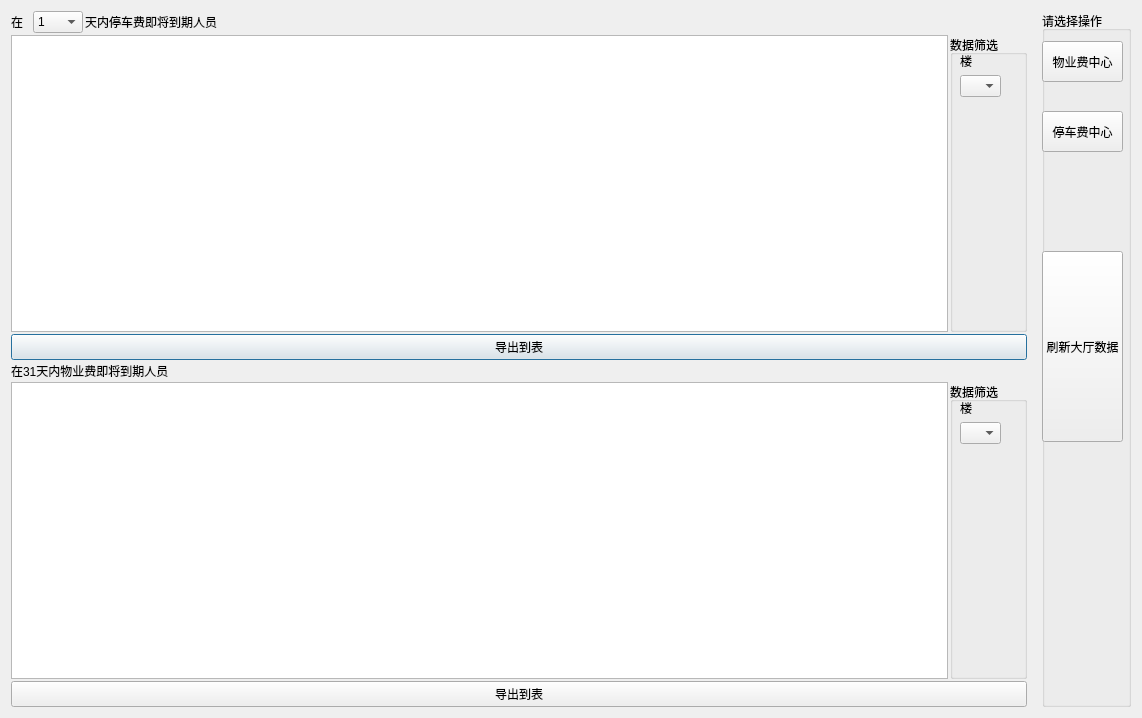
<?xml version="1.0" encoding="UTF-8"?>
<ui version="4.0">
 <class>hall</class>
 <widget class="QDialog" name="hall">
  <property name="geometry">
   <rect>
    <x>0</x>
    <y>0</y>
    <width>1142</width>
    <height>718</height>
   </rect>
  </property>
  <property name="windowTitle">
   <string>Dialog</string>
  </property>
  <layout class="QGridLayout" name="gridLayout">
   <item row="0" column="0">
    <layout class="QHBoxLayout" name="horizontalLayout">
     <item>
      <layout class="QHBoxLayout" name="horizontalLayout_2">
       <property name="spacing">
        <number>10</number>
       </property>
       <item>
        <layout class="QVBoxLayout" name="verticalLayout">
         <property name="spacing">
          <number>0</number>
         </property>
         <item>
          <layout class="QVBoxLayout" name="verticalLayout_2">
           <property name="spacing">
            <number>2</number>
           </property>
           <property name="rightMargin">
            <number>5</number>
           </property>
           <item>
            <layout class="QHBoxLayout" name="horizontalLayout_4">
             <item>
              <widget class="QLabel" name="label">
               <property name="maximumSize">
                <size>
                 <width>20</width>
                 <height>16777215</height>
                </size>
               </property>
               <property name="text">
                <string>在</string>
               </property>
              </widget>
             </item>
             <item>
              <widget class="QComboBox" name="comboBox_5">
               <property name="maximumSize">
                <size>
                 <width>50</width>
                 <height>16777215</height>
                </size>
               </property>
               <item>
                <property name="text">
                 <string>1</string>
                </property>
               </item>
               <item>
                <property name="text">
                 <string>2</string>
                </property>
               </item>
               <item>
                <property name="text">
                 <string>3</string>
                </property>
               </item>
               <item>
                <property name="text">
                 <string>4</string>
                </property>
               </item>
               <item>
                <property name="text">
                 <string>5</string>
                </property>
               </item>
               <item>
                <property name="text">
                 <string>6</string>
                </property>
               </item>
               <item>
                <property name="text">
                 <string>7</string>
                </property>
               </item>
              </widget>
             </item>
             <item>
              <widget class="QLabel" name="label_7">
               <property name="text">
                <string>天内停车费即将到期人员</string>
               </property>
              </widget>
             </item>
            </layout>
           </item>
           <item>
            <layout class="QHBoxLayout" name="horizontalLayout_5">
             <item>
              <widget class="QTableView" name="tableView">
               <property name="frameShape">
                <enum>QFrame::StyledPanel</enum>
               </property>
               <property name="frameShadow">
                <enum>QFrame::Sunken</enum>
               </property>
               <property name="lineWidth">
                <number>1</number>
               </property>
               <property name="gridStyle">
                <enum>Qt::CustomDashLine</enum>
               </property>
              </widget>
             </item>
             <item>
              <widget class="QGroupBox" name="groupBox_3">
               <property name="title">
                <string>数据筛选</string>
               </property>
               <widget class="QLabel" name="label_4">
                <property name="geometry">
                 <rect>
                  <x>10</x>
                  <y>20</y>
                  <width>54</width>
                  <height>12</height>
                 </rect>
                </property>
                <property name="text">
                 <string>楼</string>
                </property>
               </widget>
               <widget class="QComboBox" name="comboBox">
                <property name="geometry">
                 <rect>
                  <x>10</x>
                  <y>40</y>
                  <width>41</width>
                  <height>22</height>
                 </rect>
                </property>
               </widget>
              </widget>
             </item>
            </layout>
           </item>
           <item>
            <widget class="QPushButton" name="pushButton_3">
             <property name="text">
              <string>导出到表</string>
             </property>
            </widget>
           </item>
           <item>
            <widget class="QLabel" name="label_2">
             <property name="text">
              <string>在31天内物业费即将到期人员</string>
             </property>
            </widget>
           </item>
           <item>
            <layout class="QHBoxLayout" name="horizontalLayout_3">
             <item>
              <widget class="QTableView" name="tableView_2"/>
             </item>
             <item>
              <widget class="QGroupBox" name="groupBox_2">
               <property name="title">
                <string>数据筛选</string>
               </property>
               <widget class="QLabel" name="label_3">
                <property name="geometry">
                 <rect>
                  <x>10</x>
                  <y>20</y>
                  <width>54</width>
                  <height>12</height>
                 </rect>
                </property>
                <property name="text">
                 <string>楼</string>
                </property>
               </widget>
               <widget class="QComboBox" name="comboBox_2">
                <property name="geometry">
                 <rect>
                  <x>10</x>
                  <y>40</y>
                  <width>41</width>
                  <height>22</height>
                 </rect>
                </property>
               </widget>
              </widget>
             </item>
            </layout>
           </item>
           <item>
            <widget class="QPushButton" name="pushButton_4">
             <property name="text">
              <string>导出到表</string>
             </property>
            </widget>
           </item>
          </layout>
         </item>
        </layout>
       </item>
       <item>
        <widget class="QGroupBox" name="groupBox">
         <property name="maximumSize">
          <size>
           <width>500</width>
           <height>16777215</height>
          </size>
         </property>
         <property name="title">
          <string>请选择操作</string>
         </property>
         <widget class="QPushButton" name="pushButton">
          <property name="geometry">
           <rect>
            <x>0</x>
            <y>30</y>
            <width>81</width>
            <height>41</height>
           </rect>
          </property>
          <property name="text">
           <string>物业费中心</string>
          </property>
         </widget>
         <widget class="QPushButton" name="pushButton_2">
          <property name="geometry">
           <rect>
            <x>0</x>
            <y>100</y>
            <width>81</width>
            <height>41</height>
           </rect>
          </property>
          <property name="text">
           <string>停车费中心</string>
          </property>
         </widget>
         <widget class="QPushButton" name="pushButton_5">
          <property name="geometry">
           <rect>
            <x>0</x>
            <y>240</y>
            <width>81</width>
            <height>191</height>
           </rect>
          </property>
          <property name="text">
           <string>刷新大厅数据</string>
          </property>
         </widget>
        </widget>
       </item>
      </layout>
     </item>
    </layout>
   </item>
  </layout>
 </widget>
 <resources/>
 <connections/>
</ui>
